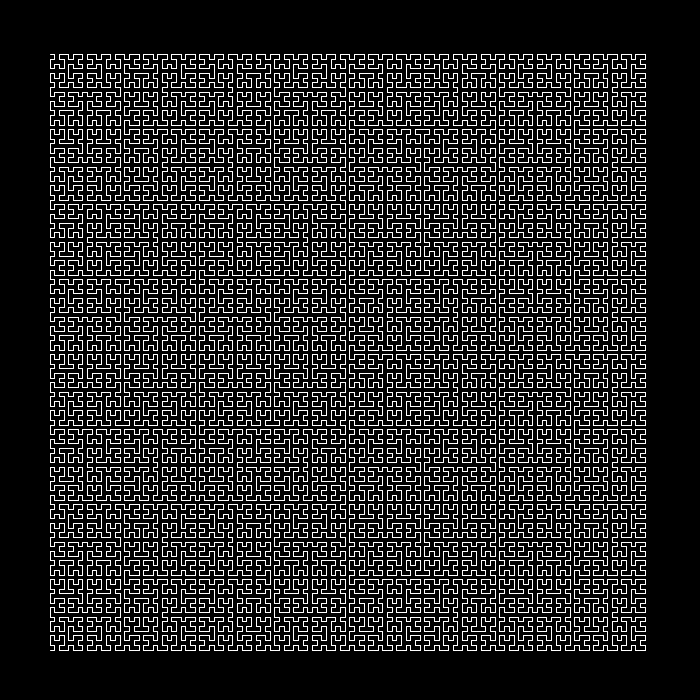
Frame 1 (no input)
Frame 60 (the mouse pressed at the canvas centre just before this capture): identical to frame 1, image omitted
Frame 120 (the mouse held since frame 60 and released just before this capture): identical to frame 1, image omitted

The Processing sketch that drew this single still picture (run headless with seeded random() and noise(); from frame 60 on, the mouse is pressed at the canvas centre):

// Processing sketch: HilbertCurve
// ── HilbertCurve.pde
/**
 * Hilbert Curve
 * https://www.rosettacode.org/wiki/Hilbert_curve#Processing
 * Processing 3.4
 * 2020-03 Alexandre Villares
 * 
 * Task:
 * 
 * Produce a graphical or ASCII-art representation of a
 * Hilbert curve of at least order 3.
 * https://en.wikipedia.org/wiki/Hilbert_curve
 */

// L-System based implementation of Hilbert Curve

int  iterations = 7;
float strokeLen = 600;
int angleDeg = 90;
String axiom = "L";
StringDict rules = new StringDict();
String sentence = axiom;
int xo, yo;

void setup() {
  size(700, 700);
  xo= 50; 
  yo = height - 50;
  strokeWeight(1);
  noFill();
  
  rules.set("L", "+RF-LFL-FR+");
  rules.set("R", "-LF+RFR+FL-");
  
  generate(iterations);
}

void draw() {
  background(0);
  translate(xo, yo);
  plot(radians(angleDeg));
}

void generate(int n) {
  for (int i=0; i < n; i++) {
    strokeLen *= 0.5;
    String nextSentence = "";
    for (int j=0; j < sentence.length(); j++) {
      char c = sentence.charAt(j);
      String ruleResult = rules.get(str(c), str(c));
      nextSentence += ruleResult;
    }
    sentence = nextSentence;
  }
}

void plot(float angle) {
  for (int i=0; i < sentence.length(); i++) {
    char c = sentence.charAt(i);
    if (c == 'F') {
      stroke(255); 
      line(0, 0, 0, -strokeLen);
      translate(0, -strokeLen);
    } else if (c == '+') {
      rotate(angle);
    } else if (c == '-') {
      rotate(-angle);
    }
  }
}

void keyPressed() {
  if (key == '-') {
    angleDeg -= 1;
    println("Angle: " + angleDeg);
  }
  if (key == '=' || key == '+') {
    angleDeg += 1;
    println("Angle: " + angleDeg);
  }
  if (key == 'a') {
    strokeLen *= 2;
  }
  if (key == 'z') {
    strokeLen /= 2;
  }
  if (keyCode == LEFT) {
    xo -= 25;
  }
  if (keyCode == RIGHT) {
    xo += 25;
  }
  if (keyCode == UP) {
    yo -= 25;
  }
  if (keyCode == DOWN) {
    yo += 25;
  }
}
